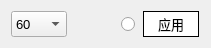
<?xml version="1.0" encoding="UTF-8"?>
<ui version="4.0">
 <class>dwrgFpsSetter</class>
 <widget class="QDialog" name="dwrgFpsSetter">
  <property name="geometry">
   <rect>
    <x>0</x>
    <y>0</y>
    <width>211</width>
    <height>48</height>
   </rect>
  </property>
  <property name="font">
   <font>
    <family>Microsoft YaHei UI</family>
    <pointsize>10</pointsize>
   </font>
  </property>
  <property name="windowTitle">
   <string>Dialog</string>
  </property>
  <widget class="QComboBox" name="fpscombox">
   <property name="geometry">
    <rect>
     <x>11</x>
     <y>11</y>
     <width>56</width>
     <height>26</height>
    </rect>
   </property>
   <item>
    <property name="text">
     <string>60</string>
    </property>
   </item>
   <item>
    <property name="text">
     <string>75</string>
    </property>
   </item>
   <item>
    <property name="text">
     <string>120</string>
    </property>
   </item>
   <item>
    <property name="text">
     <string>144</string>
    </property>
   </item>
   <item>
    <property name="text">
     <string>165</string>
    </property>
   </item>
   <item>
    <property name="text">
     <string>240</string>
    </property>
   </item>
  </widget>
  <widget class="QRadioButton" name="autoappradio">
   <property name="geometry">
    <rect>
     <x>121</x>
     <y>16</y>
     <width>18</width>
     <height>16</height>
    </rect>
   </property>
   <property name="toolTip">
    <string>&lt;html&gt;&lt;head/&gt;&lt;body&gt;&lt;p&gt;下次启动时自动应用&lt;/p&gt;&lt;/body&gt;&lt;/html&gt;</string>
   </property>
   <property name="text">
    <string/>
   </property>
  </widget>
  <widget class="QPushButton" name="applybutton">
   <property name="geometry">
    <rect>
     <x>143</x>
     <y>11</y>
     <width>56</width>
     <height>26</height>
    </rect>
   </property>
   <property name="styleSheet">
    <string notr="true">
     QPushButton {
    border: 1px solid;
	background-color:#ffffff
}

QPushButton:hover {
<!--    border: 2px solid #0078d7; /* 天蓝色边框 */-->
	background-color:#cccccc
}

QPushButton::pressed
{
	border: none;
	background-color: #999999;
}
</string>
   </property>
   <property name="text">
    <string>应用</string>
   </property>
  </widget>
  <widget class="QPushButton" name="curframerate">
   <property name="geometry">
    <rect>
     <x>77</x>
     <y>11</y>
     <width>34</width>
     <height>26</height>
    </rect>
   </property>
   <property name="toolTip">
    <string>&lt;html&gt;&lt;head/&gt;&lt;body&gt;&lt;p&gt;实时帧率&lt;/p&gt;&lt;/body&gt;&lt;/html&gt;</string>
   </property>
   <property name="styleSheet">
    <string notr="true">.QPushButton{border: none; background: transparent;}</string>
   </property>
   <property name="text">
    <string/>
   </property>
  </widget>
 </widget>
 <resources/>
 <connections/>
</ui>
